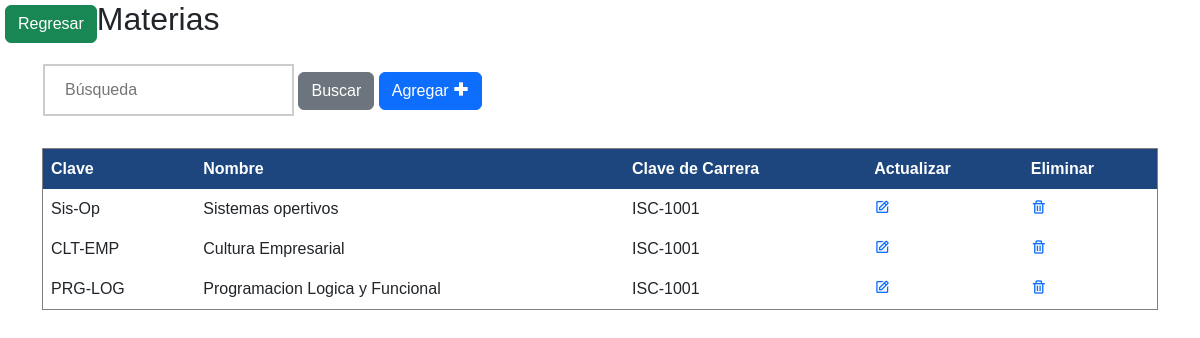
Screenshot of /tablaMaterias.php with the database file from the repository.
### tables this page shows
CREATE TABLE IF NOT EXISTS `materias` (
  `clave_materia` varchar(10) NOT NULL,
  `nombre` text NOT NULL,
  `clave_carrera` varchar(10) NOT NULL,
  PRIMARY KEY (`clave_materia`)
);

### config.php (called while the page is built, shortened)
<?php
$basededatos = "baseaulas";
?>

### tablaMaterias.php (the view, shortened to what this page needs)
<?php
	if(isset($_POST['search']))
	{
		$valueToSearh = $_POST['valueToSearh'];
		$query = "SELECT * FROM materias WHERE clave_materia LIKE '%".$valueToSearh."%' OR nombre LIKE '%".$valueToSearh."%'";
		$result = filterRecord($query);
	}
	else
	{
		$query = "SELECT *FROM materias";
		$result = filterRecord($query);
	}
	function filterRecord($query)
	{
		include("config.php");
		$filter_result = mysqli_query($mysqli, $query);
		return $filter_result;
	}
?>
<!DOCTYPE html>
<html lang="en">
<head>
    <link href='https://unpkg.com/boxicons@2.1.4/css/boxicons.min.css' rel='stylesheet'>
    <link href="https://cdn.jsdelivr.net/npm/bootstrap@5.2.3/dist/css/bootstrap.min.css" rel="stylesheet">
    <link href="../estilos/edificiosEstilos.css" rel="stylesheet">
</head>
<body>
    <div class="regresa">
        <a href="../administrador.php" class="btn btn-success">Regresar</a>
    </div>
    <div class="container">
    <h2>Materias</h2>
        <form action="" method="POST">
            <input type="search" name="valueToSearh" placeholder="Búsqueda">
            <button type="submit" class="btn btn-secondary" name="search">Buscar</button>
            <a href="../materias/add.php" class="btn btn-primary" role="button">Agregar <i class='bx bx-plus-medical'></i></a>
        </form>
        <br/>
        <?php
        echo "<table border='1'>
        <tr>
        <th>Clave</th>
        <th>Nombre</th>
        <th>Clave de Carrera</th>
        <th>Actualizar</th>
        <th>Eliminar</th>
        </tr>";
        while ($row = mysqli_fetch_array($result)) {
            echo "<tr>";
            echo "<td>" . $row['clave_materia'] . "</td>";
            echo "<td>" . $row['nombre'] . "</td>";
            echo "<td>" . $row['clave_carrera'] . "</td>";
            echo "<td><a href='update.php?id=" . $row['clave_materia'] ."'> <i class='bx bx-edit'> </i></a></td>";
            echo "<td><a href='delete.php?id=" . $row['clave_materia']."'> <i class='bx bx-trash'> </i> </a></td>";
            echo "</tr>";
        }
        echo "</table>";
        ?>
</body>
</html>

### edificiosEstilos.css (style rules this page uses)
body { font-family: Verdana,sans-serif; margin:0 }
form { border: none; padding-top: 10px; padding-left: 1px; padding-right: 1px; }
input[type=search] { width: auto; padding: 12px 20px; margin: 8px 0; display: inline-block; border: 2px solid #ccc; box-sizing: border-box; }
button { background-color: #1C467D; color: white; padding: 14px 20px; margin: 8px 0; border: none; cursor: pointer; width: auto; }
table { border-collapse: collapse; width: 100%; }
th, td { text-align: left; padding: 8px; }
th { background-color: #1C467D; color: white; }

### tablaMaterias.php (style rules this page uses)
.regresa { float: left; margin-top: 5px; margin-left: 5px; }

### rows the page displays
materias: clave_materia "Sis-Op", nombre "Sistemas opertivos", clave_carrera "ISC-1001"
materias: clave_materia "CLT-EMP", nombre "Cultura Empresarial", clave_carrera "ISC-1001"
materias: clave_materia "PRG-LOG", nombre "Programacion Logica y Funcional", clave_carrera "ISC-1001"
